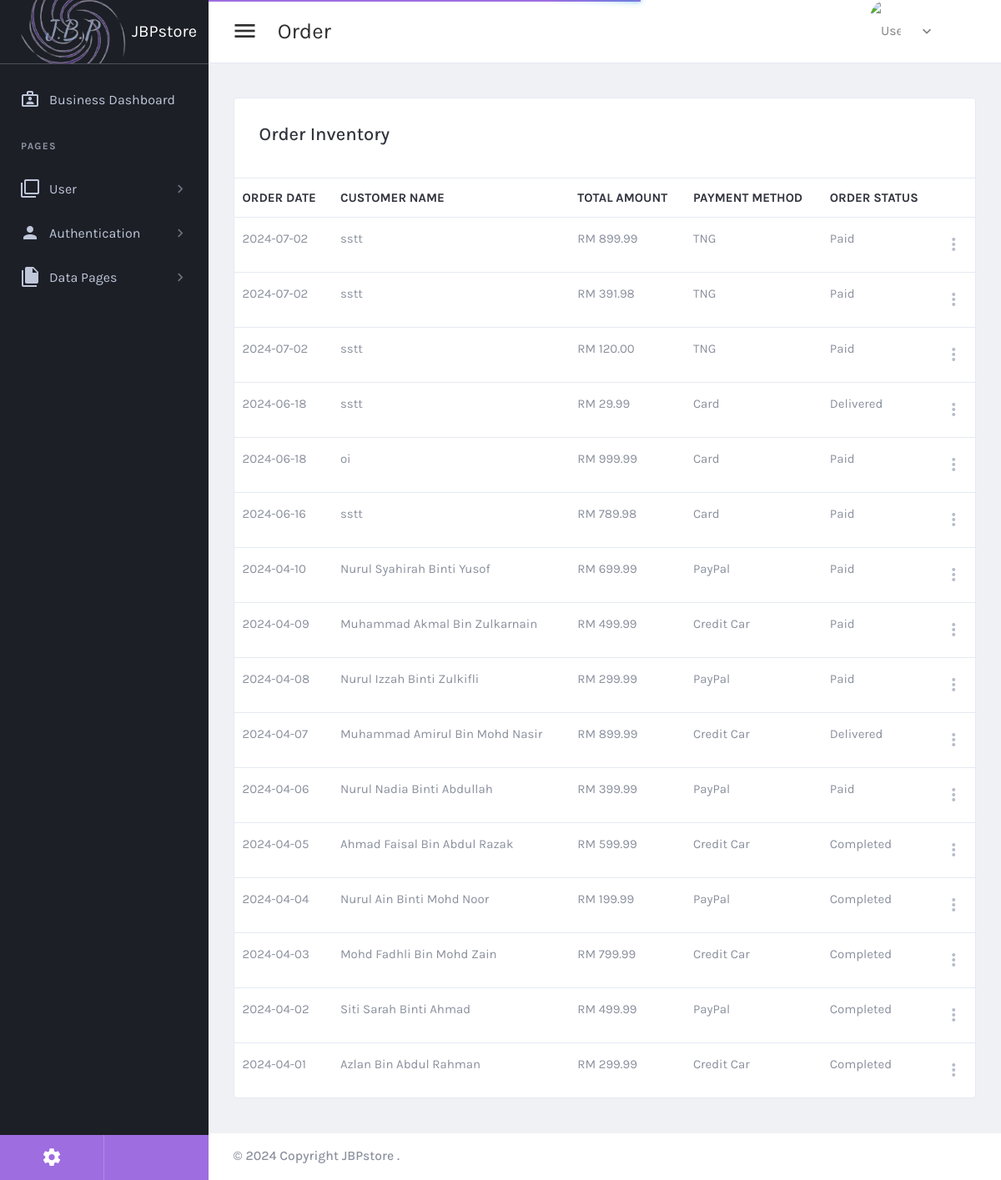
The app's page /admin/vieworder.php with its own data.
### tables this page shows
CREATE TABLE `transaction_report` (
  `Report_ID` int(11) NOT NULL,
  `Customer_ID` int(11) DEFAULT NULL,
  `Order_ID` int(11) DEFAULT NULL,
  `Payment_ID` int(11) DEFAULT NULL,
  `Promo_ID` int(11) NOT NULL DEFAULT 0,
  `status` text NOT NULL
);

CREATE TABLE `ooder` (
  `Order_ID` int(11) NOT NULL,
  `Order_date` date NOT NULL,
  `Order_time` time NOT NULL,
  `Total_price` float(7,2) NOT NULL,
  `Customer_ID` int(11) DEFAULT NULL
);

CREATE TABLE `customer` (
  `Customer_ID` int(11) NOT NULL,
  `Customer_name` varchar(50) NOT NULL,
  `Customer_email` varchar(100) NOT NULL,
  `Customer_password` varchar(50) NOT NULL,
  `Customer_HP` varchar(15) NOT NULL,
  `Customer_address_1` varchar(100) NOT NULL,
  `Customer_address_2` varchar(100) NOT NULL,
  `Customer_postcode` int(5) NOT NULL,
  `img` text NOT NULL DEFAULT 'images/user/null.png',
  `reset_token_hash` varchar(64) DEFAULT NULL,
  `reset_token_expires_at` datetime DEFAULT NULL
);

CREATE TABLE `payment` (
  `Payment_ID` int(11) NOT NULL,
  `Payment_date` date NOT NULL,
  `Payment_method` varchar(10) NOT NULL,
  `Payment_total` float(7,2) NOT NULL
);

### admin/vieworder.php (the view, shortened to what this page needs)
<!DOCTYPE html>
<html lang="en" dir="ltr">
  <head>
  <link href="plugins/material/css/materialdesignicons.min.css" rel="stylesheet" />
  <link href="plugins/simplebar/simplebar.css" rel="stylesheet" />
  <link href="plugins/nprogress/nprogress.css" rel="stylesheet" />
  <link href="plugins/prism/prism.css" rel="stylesheet" />
  <link href="plugins/toaster/toastr.min.css" rel="stylesheet" />
  <link href="plugins/DataTables/DataTables-1.10.18/css/jquery.dataTables.min.css" rel="stylesheet" />
  <link id="main-css-href" rel="stylesheet" href="css/style.css" />
</head>
  <body class="navbar-fixed sidebar-fixed" id="body">
    <div class="wrapper">
         <aside class="left-sidebar sidebar-dark" id="left-sidebar">
          <div id="sidebar" class="sidebar sidebar-with-footer">
            <div class="app-brand">
              <a href="/FYP/admin/index.php?eml=<?php echo $emml ?>">
                <img src="images/jbplogo.png" alt=" JBPstore">
                <span class="brand-name"> JBPstore</span>
              </a>
            </div>
            <div class="sidebar-left" data-simplebar style="height: 100%;">
              <ul class="nav sidebar-inner" id="sidebar-menu">
                  <li>
                    <a class="sidenav-item-link" href="index.php?eml=<?php echo $emml ?>">
                      <i class="mdi mdi-briefcase-account-outline"></i>
                      <span class="nav-text">Business Dashboard</span>
                    </a>
                  </li>
                  <li class="section-title">
                    Pages
                  </li>
                  <li  class="has-sub" >
                    <a class="sidenav-item-link" href="javascript:void(0)" data-toggle="collapse" data-target="#users"
                      aria-expanded="false" aria-controls="users">
                      <i class="mdi mdi-image-filter-none"></i>
                      <span class="nav-text">User</span> <b class="caret"></b>
                    </a>
                  </li>
                  <li  class="has-sub" >
                    <a class="sidenav-item-link" href="javascript:void(0)" data-toggle="collapse" data-target="#authentication"
                      aria-expanded="false" aria-controls="authentication">
                      <i class="mdi mdi-account"></i>
                      <span class="nav-text">Authentication</span> <b class="caret"></b>
                    </a>
                  </li>
                  <li  class="has-sub" >
                    <a class="sidenav-item-link" href="javascript:void(0)" data-toggle="collapse" data-target="#other-page"
                      aria-expanded="false" aria-controls="other-page">
                      <i class="mdi mdi-file-multiple"></i>
                      <span class="nav-text">Data pages</span> <b class="caret"></b>
                    </a>
                  </li>
              </ul>
            </div>
            <div class="sidebar-footer">
              <div class="sidebar-footer-content">
                <ul class="d-flex">
                  <li>
                    <a href="user-account-settings.php?eml=<?php echo $emml ?>" data-toggle="tooltip" title="Profile settings"><i class="mdi mdi-settings"></i></a></li>
                </ul>
              </div>
            </div>
          </div>
        </aside>
      <div class="page-wrapper">
          <header class="main-header" id="header">
            <nav class="navbar navbar-expand-lg navbar-light" id="navbar">
              <button id="sidebar-toggler" class="sidebar-toggle">
              </button>
              <span class="page-title">Order</span>
              <div class="navbar-right ">
                <ul class="nav navbar-nav">
                  <?php
                      $connect= mysqli_connect("localhost","root","","jbp");
                      $ll="SELECT * from admin WHERE id = '$emml'";
                      $result = mysqli_query($connect, $ll);
                      $r=mysqli_fetch_assoc($result);
                      ?>
                  <li class="dropdown user-menu">
                    <button class="dropdown-toggle nav-link" data-toggle="dropdown">
                      <img src="<?php echo $r['img'] ?>" class="user-image rounded-circle" alt="User Image" />
                    </button>
                  </li>
                </ul>
              </div>
            </nav>
          </header>
        <div class="content-wrapper">
          <div class="content">
<div class="row">
    <div class="col-12">
        <div class="card card-default">
            <div class="card-header">
                <h2>Order Inventory</h2>
            </div>
  <br>
            <table id="productsTable" class="table table-hover table-product" style="width:100%">
                <thead>
                <tr>
                    <th>Order Date</th>
                    <th>Customer Name</th>
                    <th>Total Amount</th>
                    <th>Payment Method</th>
                    <th>Order Status</th>
                    <th></th>
                </tr>
                </thead>
                <tbody>
                <?php
               $sql = "SELECT ooder.Order_date,ooder.Total_price,payment.Payment_method,customer.Customer_HP,transaction_report.status,ooder.Order_ID,customer.Customer_name FROM transaction_report,ooder,payment,customer WHERE transaction_report.Order_ID=ooder.Order_ID and transaction_report.Payment_ID=payment.Payment_ID and transaction_report.Customer_ID = customer.Customer_ID ORDER BY ooder.Order_date DESC";
               $result = mysqli_query($connect, $sql);
               while ($row = mysqli_fetch_assoc($result)) {
                ?>
                   <tr>
                       <td><?php echo $row['Order_date']?></td>
                       <td><?php echo $row['Customer_name']?></td>
                       <td>RM <?php echo $row['Total_price'] ?></td>
                       <td><?php echo $row['Payment_method'] ?></td>
                       <td><?php echo $row['status'] ?></td>
                       <td>
                            <div class="dropdown">
                                <a class="dropdown-toggle icon-burger-mini" href="#" role="button" id="dropdownMenuLink"
                                    data-toggle="dropdown" aria-haspopup="true" aria-expanded="false" data-display="static">
                                </a>
                            </div>
                        </td>                   </tr>
                <?php }?>
                </tbody>
            </table>
        </div>
    </div>
</div>
        </div>
          <footer class="footer mt-auto">
            <div class="copyright bg-white">
              <p>
                &copy; <span id="copy-year"></span> Copyright  JBPstore   </a>.
              </p>
            </div>
          </footer>
      </div>
    </div>
  </body>
</html>

### records on screen
transaction_report: Order_ID.Order_date "2024-07-02", Customer_ID.Customer_name "sstt", Order_ID.Total_price "899.99", Payment_ID.Payment_method "TNG", status "Paid"
transaction_report: Order_ID.Order_date "2024-07-02", Customer_ID.Customer_name "sstt", Order_ID.Total_price "391.98", Payment_ID.Payment_method "TNG", status "Paid"
transaction_report: Order_ID.Order_date "2024-07-02", Customer_ID.Customer_name "sstt", Order_ID.Total_price "120.00", Payment_ID.Payment_method "TNG", status "Paid"
transaction_report: Order_ID.Order_date "2024-06-18", Customer_ID.Customer_name "sstt", Order_ID.Total_price "29.99", Payment_ID.Payment_method "Card", status "Delivered"
transaction_report: Order_ID.Order_date "2024-06-18", Customer_ID.Customer_name "oi", Order_ID.Total_price "999.99", Payment_ID.Payment_method "Card", status "Paid"
transaction_report: Order_ID.Order_date "2024-06-16", Customer_ID.Customer_name "sstt", Order_ID.Total_price "789.98", Payment_ID.Payment_method "Card", status "Paid"
transaction_report: Order_ID.Order_date "2024-04-10", Customer_ID.Customer_name "Nurul Syahirah Binti Yusof", Order_ID.Total_price "699.99", Payment_ID.Payment_method "PayPal", status "Paid"
transaction_report: Order_ID.Order_date "2024-04-09", Customer_ID.Customer_name "Muhammad Akmal Bin Zulkarnain", Order_ID.Total_price "499.99", Payment_ID.Payment_method "Credit Car", status "Paid"
transaction_report: Order_ID.Order_date "2024-04-08", Customer_ID.Customer_name "Nurul Izzah Binti Zulkifli", Order_ID.Total_price "299.99", Payment_ID.Payment_method "PayPal", status "Paid"
transaction_report: Order_ID.Order_date "2024-04-07", Customer_ID.Customer_name "Muhammad Amirul Bin Mohd Nasir", Order_ID.Total_price "899.99", Payment_ID.Payment_method "Credit Car", status "Delivered"
transaction_report: Order_ID.Order_date "2024-04-06", Customer_ID.Customer_name "Nurul Nadia Binti Abdullah", Order_ID.Total_price "399.99", Payment_ID.Payment_method "PayPal", status "Paid"
transaction_report: Order_ID.Order_date "2024-04-05", Customer_ID.Customer_name "Ahmad Faisal Bin Abdul Razak", Order_ID.Total_price "599.99", Payment_ID.Payment_method "Credit Car", status "Completed"
transaction_report: Order_ID.Order_date "2024-04-04", Customer_ID.Customer_name "Nurul Ain Binti Mohd Noor", Order_ID.Total_price "199.99", Payment_ID.Payment_method "PayPal", status "Completed"
transaction_report: Order_ID.Order_date "2024-04-03", Customer_ID.Customer_name "Mohd Fadhli Bin Mohd Zain", Order_ID.Total_price "799.99", Payment_ID.Payment_method "Credit Car", status "Completed"
transaction_report: Order_ID.Order_date "2024-04-02", Customer_ID.Customer_name "Siti Sarah Binti Ahmad", Order_ID.Total_price "499.99", Payment_ID.Payment_method "PayPal", status "Completed"
transaction_report: Order_ID.Order_date "2024-04-01", Customer_ID.Customer_name "Azlan Bin Abdul Rahman", Order_ID.Total_price "299.99", Payment_ID.Payment_method "Credit Car", status "Completed"
